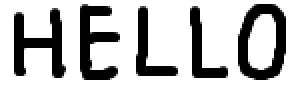
#> input picture 12. Using OpenCV to extract alphabets/Word1.png, 145 x 50 px (shown 2 times larger)
$ jupyter execute --allow-errors '1. Using OpenCv to find image contours.ipynb'   (shell and % lines are left out)
#> lines starting #> are read from the running program, lines starting #| are printed output that depends on the picture; after the words box and inside, x2 and y2 are one past the last pixel; in counts of white or black regions, pixels touching at a corner belong together
# Imports

[cell 1]
#!pip install opencv-python

[cell 2]
import cv2
import numpy as np
import pandas as pd
import matplotlib.pyplot as plt

from PIL import Image

# Constants

[cell 3]
CROPPED_CONTOURS_FOLDER = 'Cropped_Contours/'

# Image Processing

### 1. Converting Image to B&W

[cell 4]
# Read image using opencv
img = cv2.imread('Word1.png')
#> img is the input picture: shape (50, 145, 3); min 0, max 255, mean 193.6

# Display image using matplotlib
plt.imshow(img)
plt.show()
#cv2.destroyAllWindows()

[cell 5]
# convert the image to grayscale format
img_gray = cv2.cvtColor(img, cv2.COLOR_BGR2GRAY)

plt.imshow(img_gray)
plt.show()

[cell 6]
# apply binary thresholding
ret, thresh = cv2.threshold(img_gray, 150, 255, cv2.THRESH_BINARY)
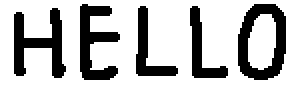
#> thresh: shape (50, 145) (shown 2 times larger); 75.6% white; 5 black regions
#cv2.imwrite('image_thres1.jpg', thresh)

plt.imshow(thresh)
plt.show()

### 2. Find image contours

[cell 7]
# detect the contours on the binary image using cv2.CHAIN_APPROX_NONE
contours, hierarchy = cv2.findContours(image=thresh, mode=cv2.RETR_TREE, method=cv2.CHAIN_APPROX_NONE)
#> contours = 7 contours; box (x1, y1, x2, y2) and area: (0, 0, 145, 50) 7056, (118, 1, 144, 41) 836, (6, 3, 34, 40) 493, (39, 1, 61, 41) 464, (67, 2, 90, 39) 304, (94, 2, 115, 40) 296, (124, 7, 138, 35) 288

# draw contours on the original image
image_copy = img.copy()
#> (the rest of this cell did not finish here and is left out)

### 3. Drawing bounding box on contours

[cell 8]
cnt = contours[2]
#> cnt = contour of 103 points, box (x1, y1, x2, y2) (94, 2, 115, 40), area 296
image_new_copy_2 = img.copy()

x,y,w,h = cv2.boundingRect(cnt)
#> x = 94; y = 2; w = 21; h = 38
plt.imshow(cv2.rectangle(image_new_copy_2, (x,y), (x+w,y+h), (225,0,0), 1))
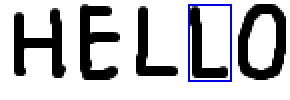
#> image_new_copy_2: shape (50, 145, 3) (shown 2 times larger); 1.63% of pixels changed, all inside (x1, y1, x2, y2) = (94, 2, 116, 41)
plt.show()

[cell 9]
print(f'X:{x}, Y:{y}, W:{w}, H:{h}')  #left=x,upper=y,right=x+w,lower=y+h
#| X:94, Y:2, W:21, H:38

[cell 10]
def cropping_rectangles_and_saving_them(left,upper,right,lower, image_name, cropped_image_name):
    '''
    This function will crop all the bounding rectangles from an image
    Parameters:
    left=x,upper=y,right=x+w,lower=y+h
    image_name: original image
    cropped_image_name: individual cropped images name
    '''
    # Opens image using PIL
    im = Image.open(image_name)

    # Crop image from original image
    box = (left,upper,right,lower)
    cropped_image = im.crop(box)

    # Saved cropped image
    cropped_image.save(f'{CROPPED_CONTOURS_FOLDER}{cropped_image_name}.jpg')

[cell 11]
def draw_rectangle_on_img_contours(contours, image):
    '''
    This function will draw rectangles on images
    Parameters:
    contours : array
    image: image
    '''
    total_contours = len(contours)
#> total_contours = 7
    rect_color = (255,0,0)
    rect_stroke_width = 1

    for i in range(total_contours):
        cnt = contours[i]
#> cnt = contour of 386 points, box (x1, y1, x2, y2) (0, 0, 145, 50), area 7056
        x,y,w,h = cv2.boundingRect(cnt)
#> x = 0; y = 0; w = 145; h = 50
        image = cv2.rectangle(image, (x,y), (x+w,y+h), rect_color, rect_stroke_width)
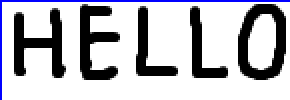
#> image: shape (50, 145, 3) (shown 2 times larger); mean B, G, R 193.6, 186.8, 186.8

        # Cropping individual contours and saving them as separate image
        cropping_rectangles_and_saving_them(x,y,x+w,y+h,'Word1.png',i)
#> in cropping_rectangles_and_saving_them, `box = (left,upper,right,lower)`: box = (0, 0, 145, 50)

    # To visualize all contours on image
    plt.imshow(image)
    plt.show()
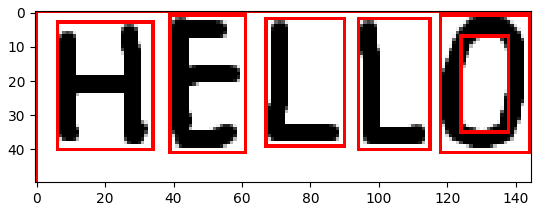
#> figure drawn by matplotlib, 1 panel; B, G, R data is drawn as R, G, B

[cell 12]
# Calling func
draw_rectangle_on_img_contours(contours,img)

# Testing

## Visualizing image

[cell 13]
arr = [0,0,0,0,0,0,0,0,0,0,0,0,0,0,0,0,0,0,0,0,0,0,0,0,0,0,0,0,0,0,0,0,0,0,0,0,0,0,0,0,0,0,0,0,0,0,0,0,0,0,0,0,0,0,0,0,0,0,0,0,0,0,0,0,0,0,0,0,0,0,0,0,0,0,0,0,0,0,0,0,0,0,0,0,0,0,0,0,0,0,0,0,0,0,0,0,0,0,0,0,0,0,0,0,0,0,0,0,0,0,0,0,0,0,0,0,0,0,0,0,10,67,82,139,139,139,139,139,139,139,42,0,0,0,0,0,0,0,0,0,0,0,0,0,0,0,0,0,141,255,255,255,255,255,255,255,255,255,244,32,0,0,0,0,0,0,0,0,0,0,0,0,0,0,0,0,143,255,255,255,234,237,237,229,253,255,255,130,0,0,0,0,0,0,0,0,0,0,0,0,0,0,0,0,20,88,78,44,6,8,8,4,22,229,255,163,0,0,0,0,0,0,0,0,0,0,0,0,0,0,0,0,0,0,0,0,0,0,0,0,0,238,255,191,0,0,0,0,0,0,0,0,0,0,0,0,0,0,0,0,0,0,0,0,0,0,0,0,0,212,255,167,0,0,0,0,0,0,0,0,0,0,0,0,0,0,0,0,0,0,0,0,0,0,0,0,13,246,255,155,0,0,0,0,0,0,0,0,0,0,0,0,0,0,0,0,0,0,0,0,0,0,0,0,176,255,255,132,0,0,0,0,0,0,0,0,0,0,0,0,0,0,0,0,0,0,0,0,0,0,0,92,252,255,223,29,0,0,0,0,0,0,0,0,0,0,0,0,0,0,0,0,0,0,0,0,0,0,12,233,255,238,34,0,0,0,0,0,0,0,0,0,0,0,0,0,0,0,0,0,0,0,0,0,0,0,138,255,255,114,0,0,0,0,0,0,0,0,0,0,0,0,0,0,0,0,0,0,0,0,0,0,0,75,249,255,225,6,0,0,0,0,0,0,0,0,0,0,0,0,0,0,0,0,0,0,0,0,0,0,68,246,255,250,82,0,0,0,0,0,0,0,0,0,0,0,0,0,0,0,0,0,0,0,0,0,0,35,243,255,255,136,0,0,0,0,0,0,0,0,0,0,0,0,0,0,0,0,0,0,0,0,0,0,27,218,255,255,146,2,0,0,0,0,0,0,0,0,0,0,0,0,0,0,0,0,0,0,0,0,0,23,213,255,255,179,3,0,0,0,0,0,0,0,0,0,0,0,0,0,0,0,0,0,0,0,0,0,17,178,255,255,255,141,120,84,0,0,0,0,0,0,0,0,0,0,0,0,0,0,0,0,0,0,0,0,130,255,255,255,255,255,255,250,14,0,0,0,0,0,0,0,0,0,0,0,0,0,0,0,0,0,0,0,143,255,255,255,255,255,254,209,6,0,0,0,0,0,0,0,0,0,0,0,0,0,0,0,0,0,0,0,48,177,176,165,159,89,41,0,0,0,0,0,0,0,0,0,0,0,0,0,0,0,0,0,0,0,0,0,0,0,0,0,0,0,0,0,0,0,0,0,0,0,0,0,0,0,0,0,0,0,0,0,0,0,0,0,0,0,0,0,0,0,0,0,0,0,0,0,0,0,0,0,0,0,0,0,0,0,0,0,0,0,0,0,0,0,0,0,0,0,0,0,0,0,0,0,0,0,0,0,0,0,0,0,0,0,0,0,0,0,0,0,0,0,0,0,0,0,0,0,0,0,0,0,0,0,0,0,0,0,0,0]

[cell 14]
type(arr)

[cell 15]
# Converting list to numpy arr
arr = np.array(arr)
type(arr)

[cell 16]
# Creating a dataframe and transposing it
df = pd.DataFrame(arr)

[cell 17]
df = df.transpose()

[cell 18]
df.shape

[cell 19]
# Plotting
plt.imshow(df.values.reshape(28,28), interpolation='nearest', cmap='Greys')
plt.show()
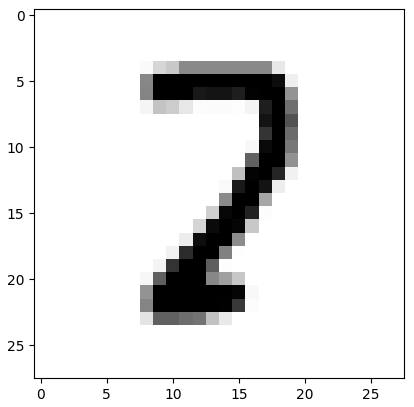
#> figure drawn by matplotlib, 1 panel
